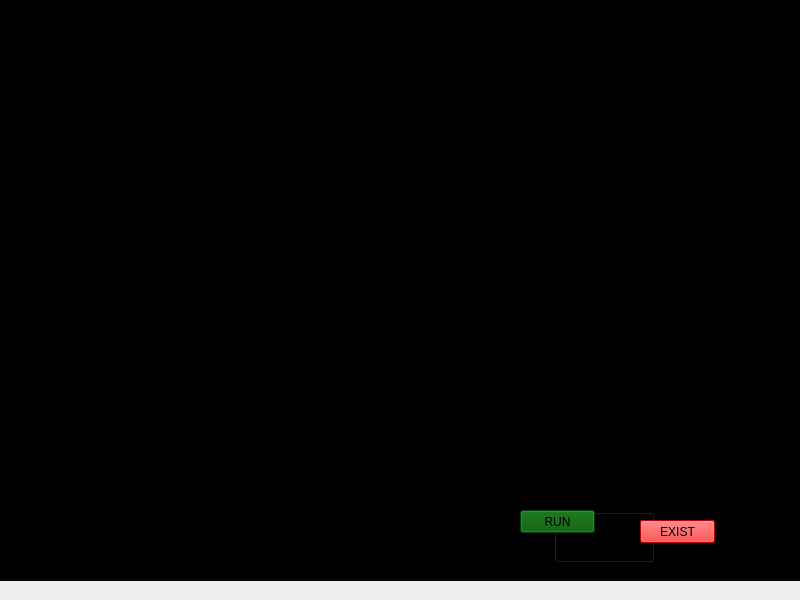
<?xml version="1.0" encoding="UTF-8"?>
<ui version="4.0">
 <class>MainWindow</class>
 <widget class="QMainWindow" name="MainWindow">
  <property name="geometry">
   <rect>
    <x>0</x>
    <y>0</y>
    <width>800</width>
    <height>600</height>
   </rect>
  </property>
  <property name="windowTitle">
   <string>MainWindow</string>
  </property>
  <widget class="QWidget" name="centralwidget">
   <widget class="QFrame" name="frame">
    <property name="geometry">
     <rect>
      <x>0</x>
      <y>0</y>
      <width>801</width>
      <height>581</height>
     </rect>
    </property>
    <property name="styleSheet">
     <string notr="true">background-color: rgb(0, 0, 0);</string>
    </property>
    <property name="frameShape">
     <enum>QFrame::StyledPanel</enum>
    </property>
    <property name="frameShadow">
     <enum>QFrame::Raised</enum>
    </property>
    <widget class="QLabel" name="label">
     <property name="geometry">
      <rect>
       <x>0</x>
       <y>20</y>
       <width>401</width>
       <height>71</height>
      </rect>
     </property>
     <property name="text">
      <string/>
     </property>
     <property name="pixmap">
      <pixmap>F:/jarvis/T8bahf.gif</pixmap>
     </property>
     <property name="scaledContents">
      <bool>false</bool>
     </property>
    </widget>
    <widget class="QLabel" name="label_2">
     <property name="geometry">
      <rect>
       <x>530</x>
       <y>100</y>
       <width>251</width>
       <height>301</height>
      </rect>
     </property>
     <property name="text">
      <string/>
     </property>
     <property name="pixmap">
      <pixmap>../../../Downloads/ApiG.gif</pixmap>
     </property>
     <property name="scaledContents">
      <bool>true</bool>
     </property>
    </widget>
    <widget class="QPushButton" name="pushButton">
     <property name="geometry">
      <rect>
       <x>554</x>
       <y>512</y>
       <width>101</width>
       <height>51</height>
      </rect>
     </property>
     <property name="text">
      <string/>
     </property>
    </widget>
    <widget class="QFrame" name="frame_2">
     <property name="geometry">
      <rect>
       <x>0</x>
       <y>190</y>
       <width>241</width>
       <height>281</height>
      </rect>
     </property>
     <property name="frameShape">
      <enum>QFrame::StyledPanel</enum>
     </property>
     <property name="frameShadow">
      <enum>QFrame::Raised</enum>
     </property>
     <widget class="QLabel" name="label_5">
      <property name="geometry">
       <rect>
        <x>10</x>
        <y>30</y>
        <width>211</width>
        <height>91</height>
       </rect>
      </property>
      <property name="text">
       <string/>
      </property>
      <property name="pixmap">
       <pixmap>F:/jarvis/modern-futuristic-hud-interface-design-element-for-copy-space-png.webp</pixmap>
      </property>
      <property name="scaledContents">
       <bool>true</bool>
      </property>
     </widget>
     <widget class="QLabel" name="label_6">
      <property name="geometry">
       <rect>
        <x>10</x>
        <y>150</y>
        <width>211</width>
        <height>91</height>
       </rect>
      </property>
      <property name="text">
       <string/>
      </property>
      <property name="pixmap">
       <pixmap>F:/jarvis/modern-futuristic-hud-interface-design-element-for-copy-space-png.webp</pixmap>
      </property>
      <property name="scaledContents">
       <bool>true</bool>
      </property>
     </widget>
     <widget class="QTextBrowser" name="textBrowser">
      <property name="geometry">
       <rect>
        <x>30</x>
        <y>60</y>
        <width>171</width>
        <height>41</height>
       </rect>
      </property>
     </widget>
     <widget class="QTextBrowser" name="textBrowser_2">
      <property name="geometry">
       <rect>
        <x>30</x>
        <y>180</y>
        <width>171</width>
        <height>41</height>
       </rect>
      </property>
     </widget>
     <widget class="QLabel" name="label_date">
      <property name="geometry">
       <rect>
        <x>40</x>
        <y>70</y>
        <width>151</width>
        <height>21</height>
       </rect>
      </property>
      <property name="text">
       <string/>
      </property>
     </widget>
     <widget class="QLabel" name="label_time">
      <property name="geometry">
       <rect>
        <x>40</x>
        <y>190</y>
        <width>151</width>
        <height>21</height>
       </rect>
      </property>
      <property name="text">
       <string/>
      </property>
     </widget>
    </widget>
    <widget class="QPushButton" name="pushButton_2">
     <property name="geometry">
      <rect>
       <x>520</x>
       <y>510</y>
       <width>75</width>
       <height>23</height>
      </rect>
     </property>
     <property name="styleSheet">
      <string notr="true">background-color: rgb(0, 85, 0);</string>
     </property>
     <property name="text">
      <string>RUN</string>
     </property>
    </widget>
    <widget class="QPushButton" name="pushButton_3">
     <property name="geometry">
      <rect>
       <x>640</x>
       <y>520</y>
       <width>75</width>
       <height>23</height>
      </rect>
     </property>
     <property name="styleSheet">
      <string notr="true">background-color: rgb(255, 0, 0);</string>
     </property>
     <property name="text">
      <string>EXIST</string>
     </property>
    </widget>
   </widget>
  </widget>
 </widget>
 <resources/>
 <connections/>
</ui>
